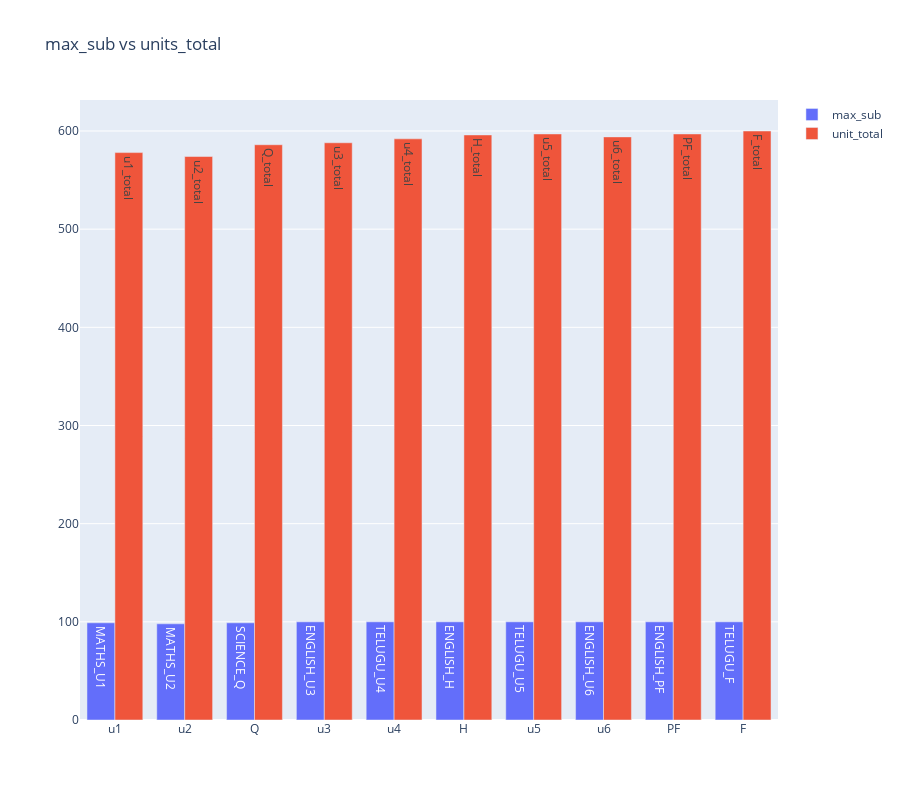

Notebook code cell kept with this figure:
### Code cell
def max_total():
    u=['u1','u2','Q','u3','u4','H','u5','u6','PF','F']
    X=[]
    D=[]
    i=0
    for K in u:
        if u[i]=='u1':
            u1=data[['TELUGU_U1','HINDI_U1','ENGLISH_U1','MATHS_U1','SCIENCE_U1','SOCIAL_U1']]
            s1=u1.loc[student_id]
            s2=s1.values.tolist()
            dfs=pd.DataFrame(s1)
            d=dfs.T
            d1=d.idxmax(axis=1)
            D.append(d1[0])
            a=max(s2)
            X.append(a)
            i=i+1
        elif u[i]=='u2':
            u2= data[['TELUGU_U2','HINDI_U2','ENGLISH_U2','MATHS_U2','SCIENCE_U2','SOCIAL_U2']]
            s1=u2.loc[student_id]
            s2=s1.values.tolist()
            dfs=pd.DataFrame(s1)
            d=dfs.T
            d1=d.idxmax(axis=1)
            D.append(d1[0])
            X.append(max(s2))
            i=i+1
        elif u[i]=='Q':
            Q=data[['TELUGU_Q','HINDI_Q','ENGLISH__Q','MATHS_U4','SCIENCE_Q','SOCIAL_Q']]
            s1=Q.loc[student_id]
            s2=s1.values.tolist()
            dfs=pd.DataFrame(s1)
            d=dfs.T
            d1=d.idxmax(axis=1)
            D.append(d1[0])
            X.append(max(s2))
            i=i+1
        elif u[i]=='u3':
            u3= data[['TELUGU_U3','HINDI_U3','ENGLISH_U3','MATHS_U3','SCIENCE_U3','SOCIAL_U3']]
            s1=u3.loc[student_id]
            s2=s1.values.tolist()
            dfs=pd.DataFrame(s1)
            d=dfs.T
            d1=d.idxmax(axis=1)
            D.append(d1[0])
            X.append(max(s2))
            i=i+1
        elif u[i]=='u4':
            u4=data[['TELUGU_U4','HINDI_UNIT4','ENGLISH_U4','MATHS_U4','SCIENCE_UNIT4','SOCIAL_UNIT4']]
            s1=u4.loc[student_id]
            s2=s1.values.tolist()
            dfs=pd.DataFrame(s1)
            d=dfs.T
            d1=d.idxmax(axis=1)
            D.append(d1[0])
            X.append(max(s2))
            i=i+1
        elif u[i]=='H':
            H= data[['TELUGU_H','HINDI_H','ENGLISH_H','MATHS_H','SCIENCE_H','SOCIAL_H']]
            s1=H.loc[student_id]
            s2=s1.values.tolist()
            dfs=pd.DataFrame(s1)
            d=dfs.T
            d1=d.idxmax(axis=1)
            D.append(d1[0])
            X.append(max(s2))
            i=i+1
        elif u[i]=='u5':
            u5= data[['TELUGU_U5','HINDI_U5','ENGLISH_U5','MATHS_U5','SCIENCE_U5','SOCIAL_U5']]
            s1=u5.loc[student_id]
            s2=s1.values.tolist()
            dfs=pd.DataFrame(s1)
            d=dfs.T
            d1=d.idxmax(axis=1)
            D.append(d1[0])
            X.append(max(s2))
            i=i+1
        elif u[i]=='u6':
            u6= data[['TELUGU_U6','HINDI_U6','ENGLISH_U6','MATHS_U6','SCIENCE_U6','SOCIAL_U6']]
            s1=u6.loc[student_id]
            s2=s1.values.tolist()
            dfs=pd.DataFrame(s1)
            d=dfs.T
            d1=d.idxmax(axis=1)
            D.append(d1[0])
            X.append(max(s2))
            i=i+1
        elif u[i]=='PF':
            PF= data[['TELUGU_PF','HINDI_PF','ENGLISH_PF','MATHS_PF','SCIENCE_PF','SOCIAL_PF']]
            s1=PF.loc[student_id]
            s2=s1.values.tolist()
            dfs=pd.DataFrame(s1)
            d=dfs.T
            d1=d.idxmax(axis=1)
            D.append(d1[0])
            X.append(max(s2))
            i=i+1
        elif u[i]=='F':
            F= data[['TELUGU_F','HINDI_F','ENGLISH_F','MATHS_F','SCIENCE_F','SOCIAL_F']]
            s1=F.loc[student_id]
            s2=s1.values.tolist()
            dfs=pd.DataFrame(s1)
            d=dfs.T
            d1=d.idxmax(axis=1)
            D.append(d1[0])
            X.append(max(s2))
            i=i+1
    #i=i+1
    #print(X)
    py.iplot({
    'data': [
        Bar(**{
            'x':u ,
            'y':X ,
            'name': 'max_sub',
            'text': D,
            'textposition':'auto',
            'type': 'bar'
        }),
        Bar(**{
            'x':s0.index,
            'y':s0.values,
            'name': 'unit_total',
            'text': s0.index+'_total',
            'textposition':'inside',
            'type': 'bar'
        })
    ],
    'layout': Layout(**{
        'title': 'max_sub vs units_total',
        'height': 800
    })
})
max_total()

### Figure 1 — Plotly figure (JSON) as saved in the notebook; plotly's stock layout.template omitted (floating-point values rounded to 4 significant figures)
{"data": [{"name": "max_sub", "text": ["MATHS_U1", "MATHS_U2", "SCIENCE_Q", "ENGLISH_U3", "TELUGU_U4", "ENGLISH_H", "TELUGU_U5", "ENGLISH_U6", "ENGLISH_PF", "TELUGU_F"], "textposition": "auto", "type": "bar", "x": ["u1", "u2", "Q", "u3", "u4", "H", "u5", "u6", "PF", "F"], "y": [99, 98, 99, 100, 100, 100, 100, 100, 100, 100]}, {"name": "unit_total", "text": ["u1_total", "u2_total", "Q_total", "u3_total", "u4_total", "H_total", "u5_total", "u6_total", "PF_total", "F_total"], "textposition": "inside", "type": "bar", "x": ["u1", "u2", "Q", "u3", "u4", "H", "u5", "u6", "PF", "F"], "y": [578, 574, 586, 588, 592, 596, 597, 594, 597, 600]}], "layout": {"height": 800, "title": {"text": "max_sub vs units_total"}}}
